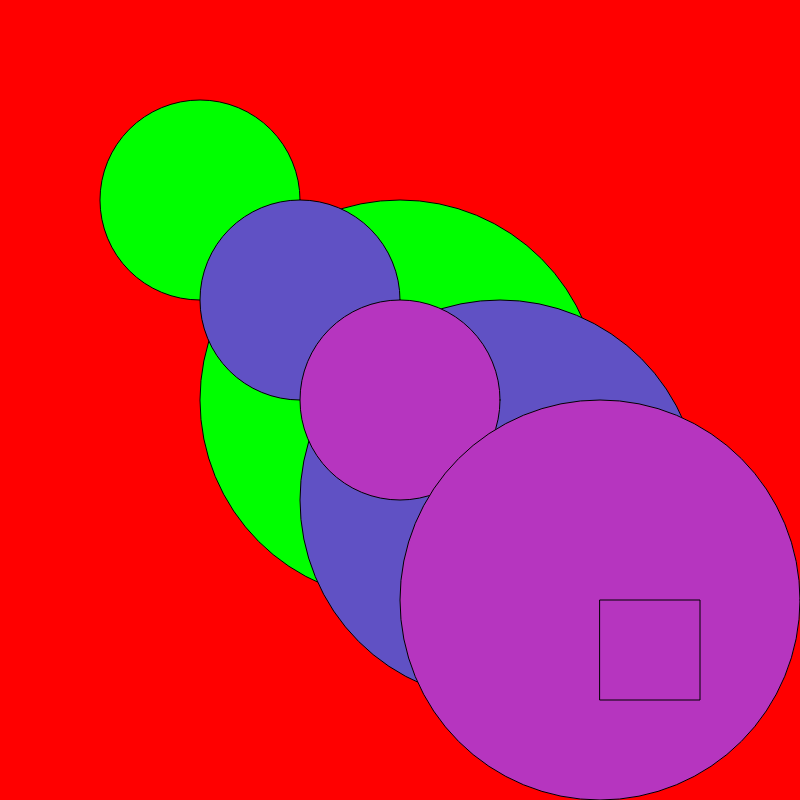
Frame 1 (no input)
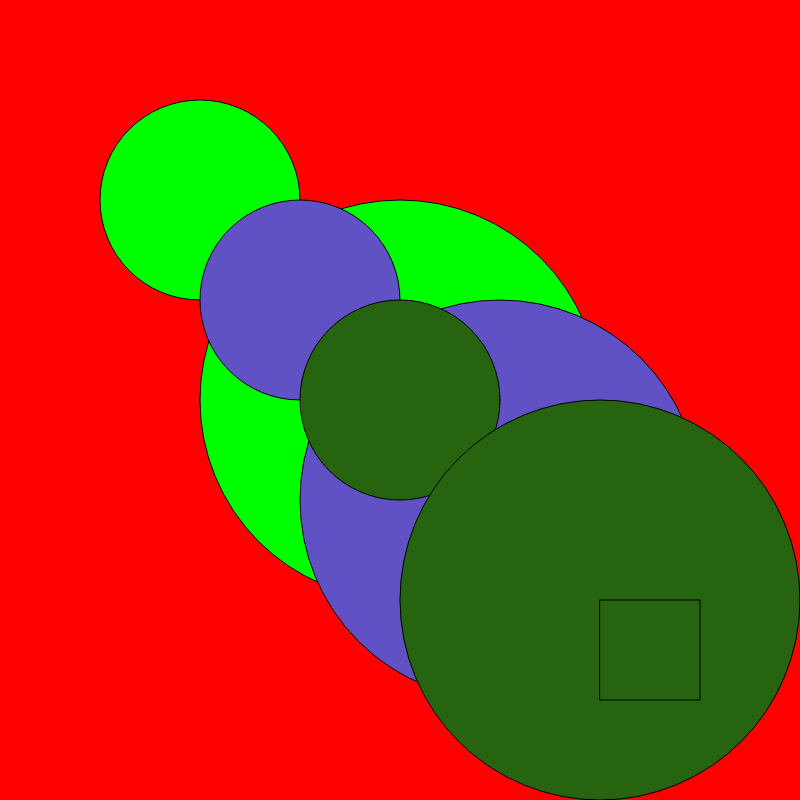
Frame 60 (no input)
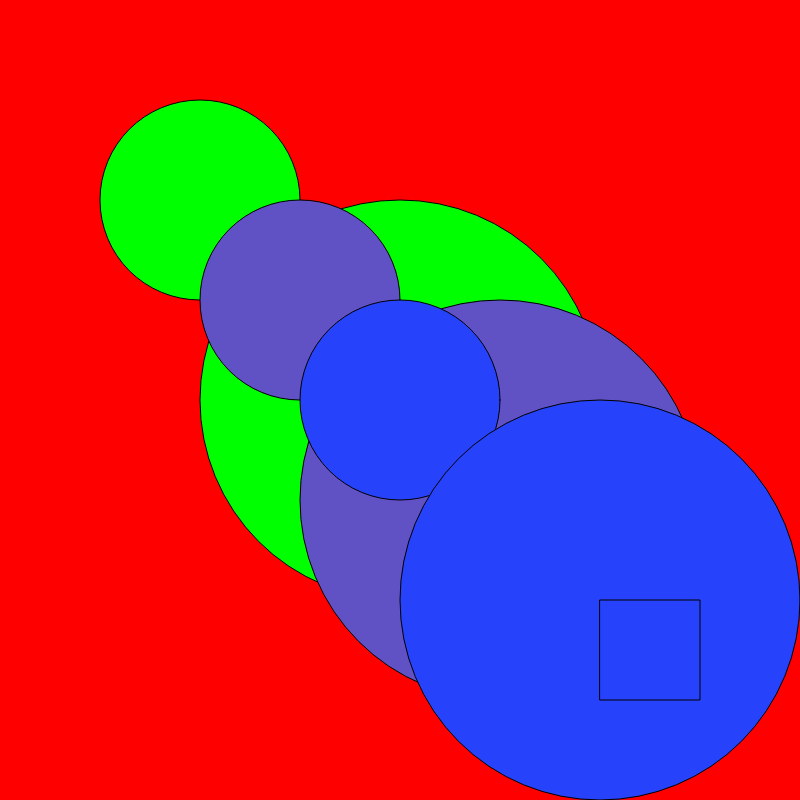
Frame 120 (the mouse pressed at the canvas centre since frame 60)

The p5.js sketch that drew these frames (run headless with seeded random() and noise() and a simulated clock; from frame 60 on, the mouse is pressed at the canvas centre):

// p5.js sketch
// ── sketch.js
let r = 96;
let g = 81;
let b = 196;

function setup() {
  createCanvas(800, 800);
}

function draw() {
  newColor = color(96, 81, 196);
  background(255,0,0);
  shapeGroup(0, 0, 0, 255, 0);
  shapeGroup(100, 100, r, g, b);
  shapeGroup(200, 200, random(255), random(255), random(255));
}


function shapeGroup(x, y, red, green, blue){
  fill(red, green, blue);
	ellipse(x+200, y+200, 200, 200);
	ellipse(x+400, y+400, 400, 400);
	rect(x+400, y+400, 100, 100);
	//print("myCoolFunction is running");
}
